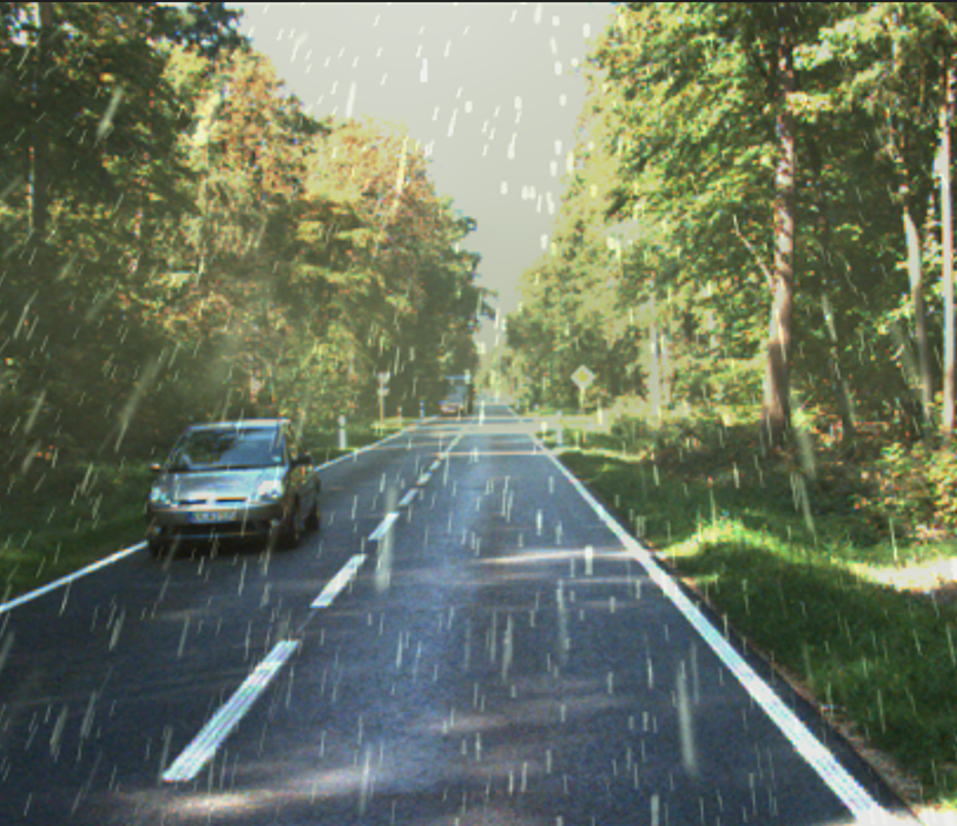
#> input picture etc/realworld_rainy.png, 957 x 826 px
$ jupyter execute test.ipynb   (older library calls are emulated)
#> lines starting #> are read from the running program, lines starting #| are printed output that depends on the picture; after the words box and inside, x2 and y2 are one past the last pixel; in counts of white or black regions, pixels touching at a corner belong together
[cell 1]
import cv2
import numpy as np
import matplotlib.pyplot as plt
import sys
import os

[cell 2]
# change working directory to the directory of the script
# os.chdir('/home/sendol/catkin_ws/src/turtlebot3_autorace_2020/etc/')

[cell 3]
# check current directory
print(os.getcwd())

## 1. Canny Edge Detector로 Edge 찾아내기

이건 지금까지 계속 붙들고 있던 거라 그렇게 자세하게 설명할 필요는 없을 것 같다.

아, 참고로 Canny 이전 단계에 굳이 Gaussian filter를 먹일 필요는 없다. Canny 파이프라인 자체에서 맨 처음 단계로 Gaussian filter를 먹이고 시작한다. 아래 함수에서 apertureSize가 Gaussian filter의 커널 사이즈, 그러니까 블러를 얼마나 많이 먹이고 시작할지를 결정한다.

[cell 4]
img = cv2.imread('./realworld_rainy.png')
#> img is the input picture: shape (826, 957, 3); mean B, G, R 97.6, 117.7, 107.6
img = cv2.resize(img, (320, 240))
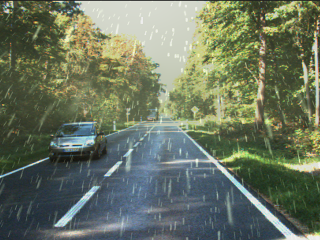
#> img: shape (240, 320, 3); mean B, G, R 97.4, 117.5, 107.3
gray = cv2.cvtColor(img, cv2.COLOR_BGR2GRAY)
gray = cv2.GaussianBlur(gray, (15, 15), 0)
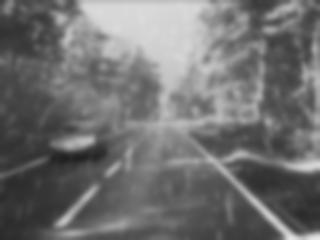
#> gray: shape (240, 320); min 32, max 232, mean 112.4
edges = cv2.Canny(gray, 50, 150, apertureSize=3)
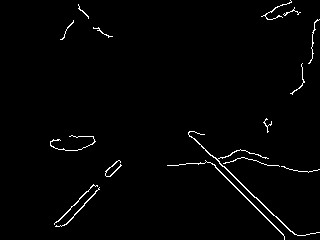
#> edges: shape (240, 320); 1.6% white in thin lines or dots, all inside (x1, y1, x2, y2) = (50, 0, 320, 240)
plt.imshow(edges)

[cell 5]
edges.shape

## 2. RoI Cropping
전체 이미지에서 차선이 있을 법한 범위만 오려낸다. 추가로 기하학적 변환까지 하는데, 이렇게 하면 '덜 왜곡된' 이미지를 얻을 수 있어 나중에 더 써먹기 편할 것 같다.

사실 아래 함수는 `turtlebot3_autorace_detect/detect_lane`에 있는 걸 가져와서 조금 수정한 거다. 이미지를 binary로 만들기 위해 return 직전의 구문을 추가했고, 맨 처음에 Gaussian filter 먹이는 게 있었는데 그걸 없앴다.

원래는 그냥 Cropping -> Canny edge detect 순서로 해보려고 했는데 crop된 이미지에서는 edge detect가 잘 안되서 edge detect를 먼저 하고 edge image에서 cropping을 한다.

[cell 6]
# IMPORTANT: this fuction assumes that the image is already resized to 320x240
# probably need to change the hardcoded values to make it more general
def project_image(img):
    # setting homography variables
    top_x = 72
    top_y = 4
    bottom_x = 115
    bottom_y = 120

    ## homography transform process
    # selecting 4 points from the original image
    pts_src = np.array([[160 - top_x, 180 - top_y], [160 + top_x, 180 - top_y], [160 + bottom_x, 120 + bottom_y], [160 - bottom_x, 120 + bottom_y]])

    # selecting 4 points from image that will be transformed
    pts_dst = np.array([[200, 0], [800, 0], [800, 600], [200, 600]])

    # finding homography matrix
    h, status = cv2.findHomography(pts_src, pts_dst)

    # homography process
    cv_image_homography = cv2.warpPerspective(img, h, (1000, 600))

    # fill the empty space with black triangles on left and right side of bottom
    triangle1 = np.array([[0, 599], [0, 340], [200, 599]], np.int32)
    triangle2 = np.array([[999, 599], [999, 340], [799, 599]], np.int32)
    black = (0, 0, 0)
    white = (255, 255, 255)
    cv_image_homography = cv2.fillPoly(cv_image_homography, [triangle1, triangle2], black)

    cv_image_homography = (cv_image_homography >= 127).astype(np.uint8) * 255
    return cv_image_homography

[cell 7]
edges_projected = project_image(edges)
plt.imshow(edges_projected)

[cell 8]
edges_projected.max()
#> Out = 255

## 3. Hough Transformation + Line Masking

대충 설명하면 다음과 같다.

1) Hough Transformation을 통해 edge image에서 매칭될 수 있는 선분의 집합을 찾는다. 각 선분은 시작점 (x1, y1)과 끝점 (x2, y2)의 집합으로 표현된다.
2) 위 edge image를 보면 알 수 있듯이, 대부분의 차선은 y축과 평행한 방향에 가깝다. 즉 기울기의 절댓값이 매우 크다는 뜻이므로, 기울기의 절댓값이 크지 않은 선분들은 선분 집합에서 버린다.
3) 이렇게 얻은 선분 집합을 토대로 마스킹을 다시 한다.

이렇게 하면 전체 edge 중 차선이 아닐 것 같아 보이는 것들은 일단 거를 수 있다.

[cell 9]
def mask_line(edges, thickness=5):
    # If there are no lines to draw, exit.
#> called with thickness = 5
    lines = cv2.HoughLinesP(
        edges,
        rho=6,
        theta=np.pi / 60,
        threshold=160,
        lines=np.array([]),
        minLineLength=40,
        maxLineGap=25
    )
#> lines = 44 rows, first 6: [805, 0, 859, 520], [773, 4, 831, 556], [202, 477, 241, 109], [235, 470, 269, 146], [769, 0, 828, 560], [806, 0, 847, 396]

    lines_filtered = []
    for line in lines:
        for x1, y1, x2, y2 in line:
            if x1 == x2:
                continue
            slope = (y2 - y1) / (x2 - x1)
            if abs(slope) < 2.0:
                continue
            lines_filtered.append(line)
#> this loop made 44 passes
#> after the loop, lines_filtered = 43 items, first 6: [[805, 0, 859, 520]], [[773, 4, 831, 556]], [[202, 477, 241, 109]], [[235, 470, 269, 146]], [[769, 0, 828, 560]], [[806, 0, 847, 396]]

    # Make a copy of the original image.
    line_img = np.zeros_like(edges)
    # Create a blank image that matches the original in size.
    # Loop over all lines and draw them on the blank image.
    for line in lines_filtered:
        for x1, y1, x2, y2 in line:
            cv2.line(line_img, (x1, y1), (x2, y2), [255, 255, 255], thickness)
#> this loop made 43 passes

    line_img = (line_img >= 127).astype(np.uint8) * 255

    return line_img

[cell 10]
line_mask = mask_line(edges_projected)
plt.imshow(line_mask)

## 4. Line Fitting 2차함수 계수 구하기

일단 위에서 구한 masking을 왼쪽과 오른쪽으로 찣어두고 각각에서 구하자.

[cell 11]
left_mask = np.zeros_like(edges_projected)
right_mask = np.zeros_like(edges_projected)

left_mask[:, :500] = line_mask[:, :500]
right_mask[:, 500:] = line_mask[:, 500:]
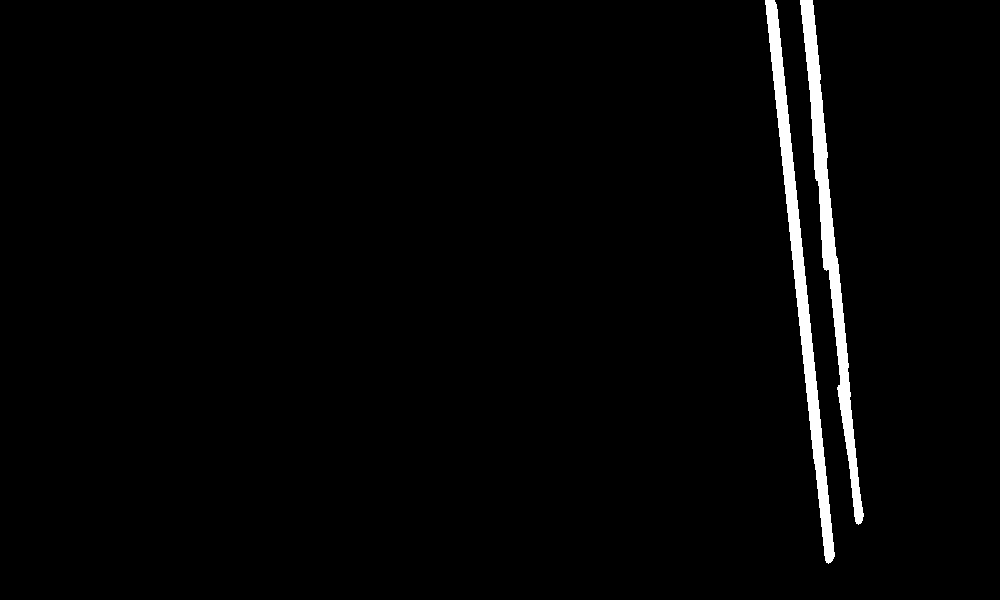
#> right_mask: shape (600, 1000); 2% white; 2 white regions, box (x1, y1, x2, y2) and area: (765, 0, 835, 564) 6288, (800, 0, 864, 525) 5960

[cell 12]
plt.imshow(left_mask)

[cell 13]
plt.imshow(right_mask)

가장 단순무식한 방법은 그냥 MSE estimator를 갖다 쓰는 것이다. 그런데 이렇게 하면 지금 경우에서 왼쪽 차선은 별 문제가 없겠지만, 오른쪽 차선은 위쪽 구석탱이에 차선이 아닌데 edge로 인식된 무언가 때문에 단순한 MSE가 안 된다. Robust estimator 중에 좀 쉽게 구현 가능해 보이는 M-estimator with IRLS를 사용했다. M-estimator와 IRLS가 뭔지는 위키백과를 보자.

https://en.wikipedia.org/wiki/M-estimator

https://en.wikipedia.org/wiki/Iteratively_reweighted_least_squares

함수의 return값 중 lane_fitx는 곡선으로 표현된 차선에서 y좌표가 0, 1, 2, ... 일 때 각각의 x좌표를 나타낸 것이고, fit은 2차함수의 계수를 의미한다. 이걸 실제로 써먹을 때에는 2차함수 계수보다는 실제 좌표값이 더 중요하긴 한데, 뭐 그냥 그렇다고...

[cell 14]
# polynomial fit with m-estimator with IRLS instead of least squares
def fit_from_lines(mask, s_coeff=1.0):
#> called with s_coeff = 1
    y, x = np.nonzero(mask)
#> y = 8779 values from 103 to 510; x = 8779 values, max 277 at index 1100, min 192 at index 8537, mean 235
    fit = np.polyfit(y, x, 2)
#> fit = [-0.000136, -0.0181, 255.3]

    ploty = np.linspace(0, mask.shape[0] - 1, mask.shape[0])
    lane_fitx = fit[0] * ploty ** 2 + fit[1] * ploty + fit[2]
#> lane_fitx = 600 values, max 255.3 at index 0, min 195.7 at index 599, mean 233.6

    # M-estimator
    residuals = x - (fit[0] * y ** 2 + fit[1] * y + fit[2])
#> residuals = 8779 values, max 29.01 at index 1169, min -25.28 at index 5345, mean -3.21e-13
    median = np.median(residuals)
#> median = -4.06
    deviation = np.abs(residuals - median)
#> deviation = 8779 values, max 33.07 at index 1169, min 0 at index 463, mean 15.82
    mdev = np.median(deviation)
#> mdev = 15.78

    s = s_coeff * mdev
#> s = 15.78
    mask = deviation < 2.0 * s

    y = y[mask]
#> y = 8763 values from 103 to 510
    x = x[mask]
#> x = 8763 values, max 275 at index 1054, min 192 at index 8521, mean 234.9
    fit = np.polyfit(y, x, 2)
#> fit = [-0.000139, -0.0158, 254.8]
    lane_fitx = fit[0] * ploty ** 2 + fit[1] * ploty + fit[2]
#> lane_fitx = 600 values, max 254.8 at index 0, min 195.6 at index 599, mean 233.5

    return lane_fitx, fit

left_fitx, left_fit = fit_from_lines(left_mask)
#> left_fitx has the same summary as lane_fitx in fit_from_lines; left_fit = [-0.000139, -0.0158, 254.8]
right_fitx, right_fit = fit_from_lines(right_mask)
#> right_fitx = 600 values from 787.2 to 838.5; right_fit = [-6.86e-05, 0.127, 787.2]

[cell 15]
right_fitx[:10]
#> Out = [787.2, 787.3, 787.5, 787.6, 787.7, 787.8, 788, 788.1, 788.2, 788.3]

슬라이딩 윈도우인가 뭔가도 한 번 써보자

[cell 16]
# Sliding window search
def sliding_windown(img_w, left_or_right, debug=False):
#> called with left_or_right = 'left', debug = True
    histogram = np.sum(img_w[int(img_w.shape[0] / 2):, :], axis=0)
#> histogram = 1000 values, max 27795 at index 208, min 0 at index 0, mean 1166.9

    # Create an output image to draw on and visualize the result
    out_img = np.dstack((img_w, img_w, img_w)) * 255

    # Find the peak of the left and right halves of the histogram
    # These will be the starting point for the left and right lines
    midpoint = np.int(histogram.shape[0] / 2)

    if left_or_right == 'left':
        lane_base = np.argmax(histogram[:midpoint])
#> lane_base = 208
    elif left_or_right == 'right':
        lane_base = np.argmax(histogram[midpoint:]) + midpoint

    # Choose the number of sliding windows
    nwindows = 20

    # Set height of windows
    window_height = np.int(img_w.shape[0] / nwindows)

    # Identify the x and y positions of all nonzero pixels in the image
    nonzero = img_w.nonzero()
#> nonzero = 8779 positions, rows 103 to 510, columns 192 to 277
    nonzeroy = np.array(nonzero[0])
#> nonzeroy = 8779 values from 103 to 510
    nonzerox = np.array(nonzero[1])
#> nonzerox = 8779 values, max 277 at index 1100, min 192 at index 8537, mean 235

    # Current positions to be updated for each window
    x_current = lane_base
#> x_current = 208

    # Set the width of the windows +/- margin
    margin = 50

    # Set minimum number of pixels found to recenter window
    minpix = 50

    # Create empty lists to receive lane pixel indices
    lane_inds = []

    # Step through the windows one by one
    for window in range(nwindows):
        # Identify window boundaries in x and y
        win_y_low = img_w.shape[0] - (window + 1) * window_height
        win_y_high = img_w.shape[0] - window * window_height
        win_x_low = x_current - margin
        win_x_high = x_current + margin

        # Draw the windows on the visualization image
        cv2.rectangle(out_img, (win_x_low, win_y_low), (win_x_high, win_y_high), (0, 255, 0), 2)
        cv2.circle(out_img, (x_current, (win_y_low + win_y_high) // 2), 5, (255, 0, 0), -1)

        # Identify the nonzero pixels in x and y within the window
        good_lane_inds = ((nonzeroy >= win_y_low) & (nonzeroy < win_y_high) & (nonzerox >= win_x_low) & (
            nonzerox < win_x_high)).nonzero()[0]

        # Append these indices to the lists
        lane_inds.append(good_lane_inds)

        # If you found > minpix pixels, recenter next window on their mean position
        if len(good_lane_inds) > minpix:
            x_current = np.int(np.mean(nonzerox[good_lane_inds]))
#> this loop made 20 passes
#> (win_x_low, win_x_high, x_current) on passes 4 to 7: (158, 258, 217), (167, 267, 217), (167, 267, 221), (171, 271, 224)
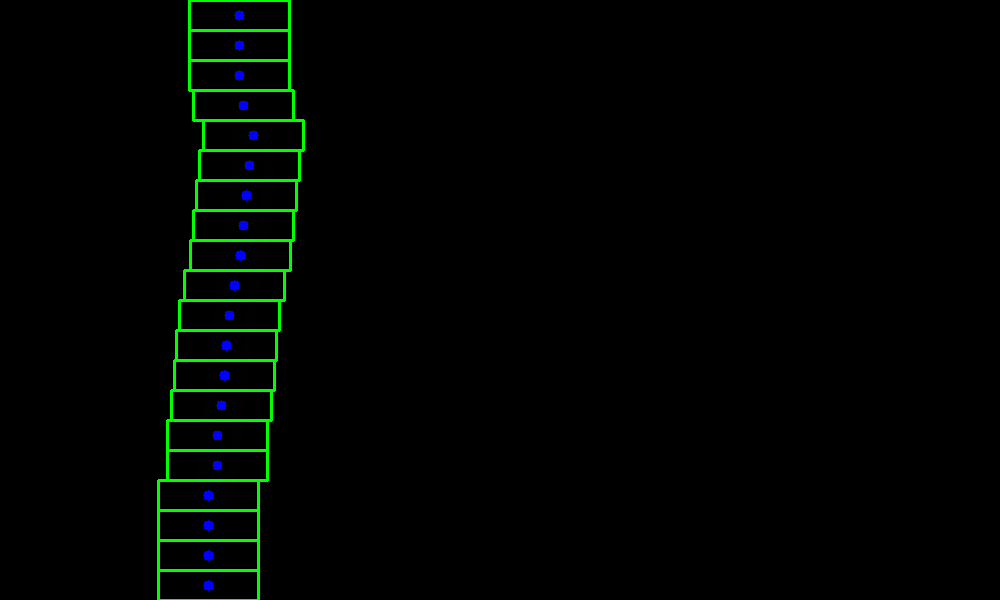
#> out_img: shape (600, 1000, 3); mean of channels 0, 1, 2 0.7, 4.1, 0; drawn as B, G, R
#> after the loop, lane_inds = 20 items

    # Concatenate the arrays of indices
    lane_inds = np.concatenate(lane_inds)
#> lane_inds = 8779 values, max 8778 at index 0, min 0 at index 8648, mean 4389

    # Extract line pixel positions
    x = nonzerox[lane_inds]
#> x = 8779 values, max 277 at index 7958, min 192 at index 283, mean 235
    y = nonzeroy[lane_inds]
#> y = 8779 values, max 510 at index 0, min 103 at index 8648, mean 309.8

    # Fit a second order polynomial to each
    lane_fit = np.polyfit(y, x, 2)
#> lane_fit = [-0.000136, -0.0181, 255.3]

    # Generate x and y values for plotting
    ploty = np.linspace(0, img_w.shape[0] - 1, img_w.shape[0])
    lane_fitx = lane_fit[0] * ploty ** 2 + lane_fit[1] * ploty + lane_fit[2]
#> lane_fitx = 600 values, max 255.3 at index 0, min 195.7 at index 599, mean 233.6

    if debug:
        return lane_fitx, lane_fit, out_img
    return lane_fitx, lane_fit

[cell 17]
left_fitx, left_fit, out_img = sliding_windown(left_mask, 'left', debug=True)
#> left_fitx has the same summary as lane_fitx in sliding_windown; left_fit = [-0.000136, -0.0181, 255.3]
plt.imshow(out_img)

[cell 18]
right_fitx, right_fit, out_img = sliding_windown(right_mask, 'right', debug=True)
#> call 2 of sliding_windown, with left_or_right = 'right', debug = True
#> in sliding_windown (call 2), `histogram = np.sum(img_w[int(img_w.shape[0] / 2):, :], axis=0)`: histogram = 1000 values, max 30600 at index 842, min 0 at index 0, mean 1287.2
#> in sliding_windown (call 2), `lane_base = np.argmax(histogram[midpoint:]) + midpoint`: lane_base = 842
#> in sliding_windown (call 2), `nonzero = img_w.nonzero()`: nonzero = 12248 positions, rows 0 to 563, columns 765 to 863
#> in sliding_windown (call 2), `nonzeroy = np.array(nonzero[0])`: nonzeroy = 12248 values from 0 to 563
#> in sliding_windown (call 2), `nonzerox = np.array(nonzero[1])`: nonzerox = 12248 values, max 863 at index 11670, min 765 at index 0, mean 814.2
#> in sliding_windown (call 2), `x_current = lane_base`: x_current = 842
#> the loop in sliding_windown (call 2), `for window in range(nwindows):` made 20 passes
#> (win_x_low, win_x_high, x_current) on passes 2 to 5: (792, 892, 828), (778, 878, 834), (784, 884, 837), (787, 887, 833)
#> after the loop in sliding_windown (call 2), `for window in range(nwindows):`:
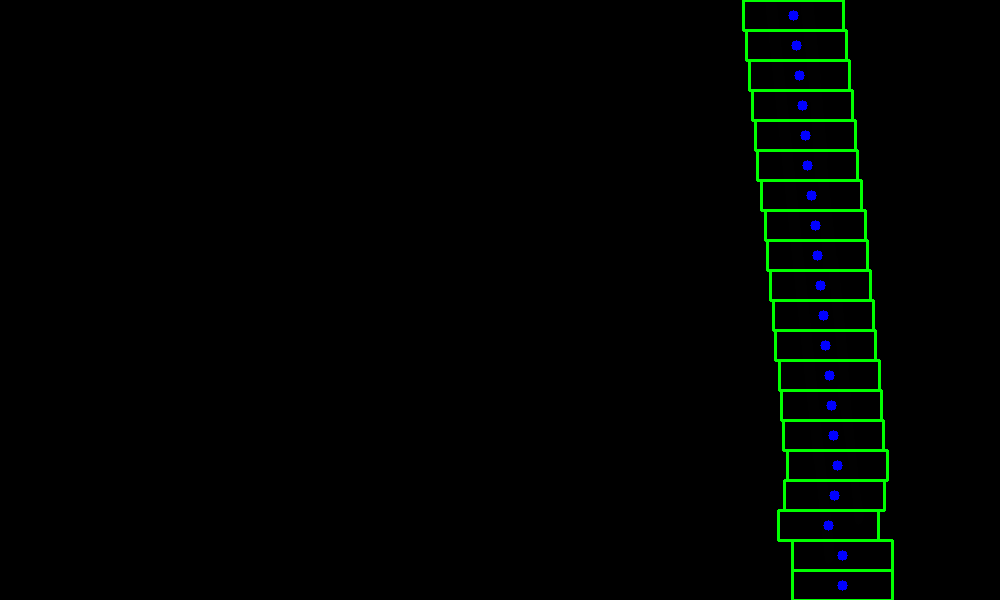
#> out_img: shape (600, 1000, 3); mean of channels 0, 1, 2 0.7, 4.1, 0; drawn as B, G, R
#> after the loop in sliding_windown (call 2), `for window in range(nwindows):`: lane_inds = 20 items
#> in sliding_windown (call 2), `lane_inds = np.concatenate(lane_inds)`: lane_inds = 12248 values, max 12247 at index 223, min 0 at index 11517, mean 6123.5
#> in sliding_windown (call 2), `x = nonzerox[lane_inds]`: x = 12248 values, max 863 at index 300, min 765 at index 11517, mean 814.2
#> in sliding_windown (call 2), `y = nonzeroy[lane_inds]`: y = 12248 values, max 563 at index 223, min 0 at index 11517, mean 259.9
#> in sliding_windown (call 2), `lane_fit = np.polyfit(y, x, 2)`: lane_fit = [-4.84e-05, 0.118, 787.9]
#> in sliding_windown (call 2), `lane_fitx = lane_fit[0] * ploty ** 2 + lane_fit[1] * ploty + lane_fit[2]`: lane_fitx = 600 values from 787.9 to 841.3
#> right_fitx = 600 values from 787.9 to 841.3; right_fit = [-4.84e-05, 0.118, 787.9]
plt.imshow(out_img)

이 아래는 시각화를 위한 뻘짓이다. 사실 이걸 그대로 ROS node 코드에다가 써먹을 수 있는 것도 아니고, ROS node(`/turtlebot3_autorace_detect/lane_detect_new`)도 따로 완성해 놨으니까 이 다음 단계로 뭘 하는지 궁금하면 거길 보자.

[cell 19]
final_line_mask = np.zeros_like(edges_projected)
pts_left = np.array([np.transpose(np.vstack([left_fitx, np.linspace(0, final_line_mask.shape[0] - 1, final_line_mask.shape[0])]))])
#> pts_left = 600 pairs, first value 195.7 to 255.3, second value 0 to 599
pts_right = np.array([np.transpose(np.vstack([right_fitx, np.linspace(0, final_line_mask.shape[0] - 1, final_line_mask.shape[0])]))])
#> pts_right = 600 pairs, first value 787.9 to 841.3, second value 0 to 599

centerx = (left_fitx + right_fitx) / 2
#> centerx = 600 values, max 528.4 at index 271, min 518.5 at index 599, mean 525.5
pts_center = np.array([np.transpose(np.vstack([centerx, np.linspace(0, final_line_mask.shape[0] - 1, final_line_mask.shape[0])]))])
#> pts_center = 600 pairs, first value 518.5 to 528.4, second value 0 to 599

pts = np.hstack((pts_left, pts_right, pts_center))
#> pts = 1800 pairs, first value 195.7 to 841.3, second value 0 to 599

cv2.polylines(
    final_line_mask,
    np.int_([pts_left]),
    isClosed=False,
    color=(255, 255, 255),
    thickness=5
)
cv2.polylines(
    final_line_mask,
    np.int_([pts_right]),
    isClosed=False,
    color=(255, 255, 255),
    thickness=5
)
cv2.polylines(
    final_line_mask,
    np.int_([pts_center]),
    isClosed=False,
    color=(255, 255, 255),
    thickness=5
)
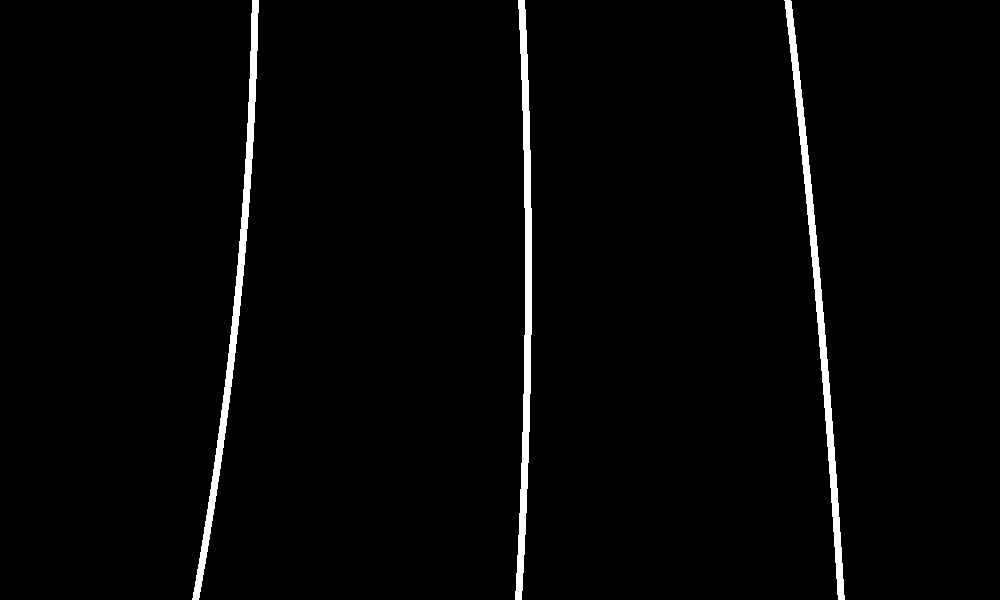
#> final_line_mask: shape (600, 1000); 2.1% white; 3 white regions, box (x1, y1, x2, y2) and area: (192, 0, 259, 600) 4200, (515, 0, 532, 600) 4200, (784, 0, 845, 600) 4200

[cell 20]
pts_center
#> Out has the same summary as pts_center
